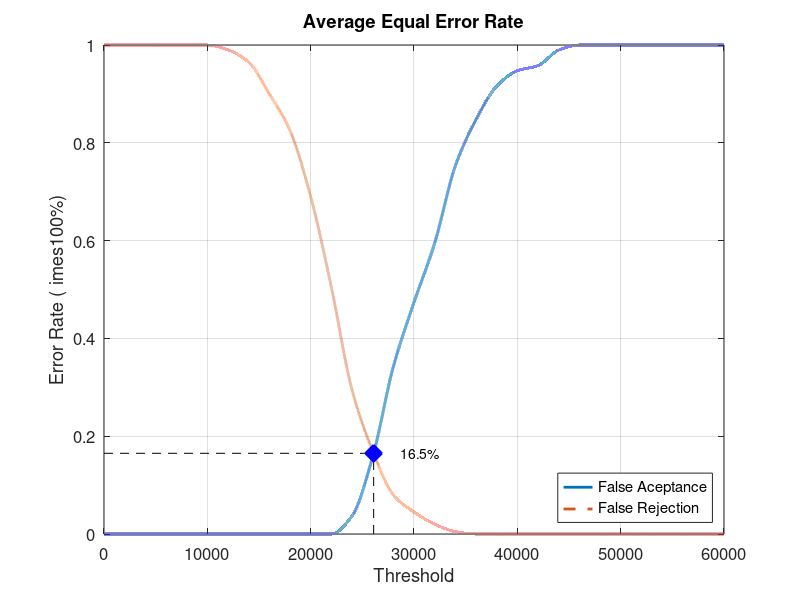
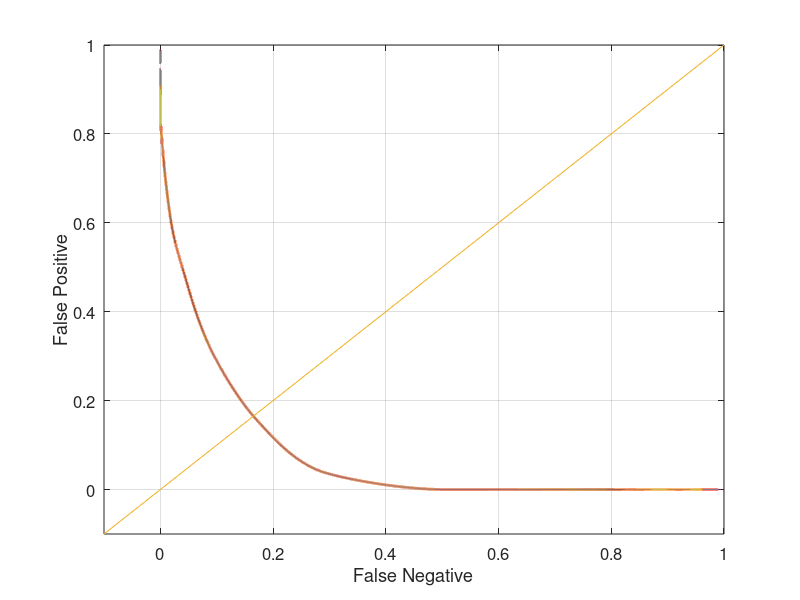

Source code (MATLAB) for these figures, in order:
close all;
clear;
clc;
x = 0:2000:60000;
xq = 0:0.5:60000;

y0 = [0 0 0 0 0 0 0 0 0 0 0 0 0.0368421 0.157895 0.342105 0.473684 0.594737 0.752632 0.847368 0.915789 0.947368 0.957895 0.989474 1 1 1 1 1 1 1 1]
yy0 = interp1(x, y0, xq, 'pchip');
y1 = [1 1 1 1 1 1 0.99 0.965 0.9 0.825 0.69 0.505 0.295 0.17 0.08 0.045 0.02 0.005 0 0 0 0 0 0 0 0 0 0 0 0 0]
yy1 = interp1(x, y1, xq, 'pchip');

% Calculating EER: 
y2 = abs(y0 - y1);
find(y2 == min(y2))
yy2 = abs(yy0 - yy1);
xEER = find(yy2 == min(yy2));
xEERIndex = xq(xEER) % X-axis EER
yEER = yy0(xEER) % Y-axis EER

main = figure
plot(xq, yy0,'-','LineWidth', 2);	hold on
plot(xq, yy1,'--','LineWidth', 2);	hold on
plot([xEERIndex xEERIndex], [0 yEER], 'k--');	hold on
plot([0 xEERIndex], [yEER yEER], 'k--');	hold on
plot(xEERIndex, yEER, 'bx', 'LineWidth', 10);	hold on
text(xEERIndex + 10 * xEERIndex / 100, yEER, [num2str(round((10000 * yEER)) / 100) '%'])
legend('False Aceptance', 'False Rejection', 'Location', 'SouthEast')
xlabel('Threshold')
ylabel('Error Rate (	imes100%)')
title('Average Equal Error Rate')
set(gca, 'FontSize', 12)
axis([0 60000 0 1])
grid on

print(main, 'Database1_2Main', '-dpng');
FNRxFPR = figure('Color', [1 1 1]);
plot(yy1, yy0, '-', yy1, yy0, 'LineWidth', 2);
hold on
y = -0.1:0.1:1
plot(y, y); 
set(gca, 'FontSize', 12)
xlabel('False Negative')
ylabel('False Positive')
axis([-0.1 1 -0.1 1])
set(gca, 'FontSize', 12)
grid on

print(FNRxFPR, 'Database1_2FNRxFPR','-dpng');
